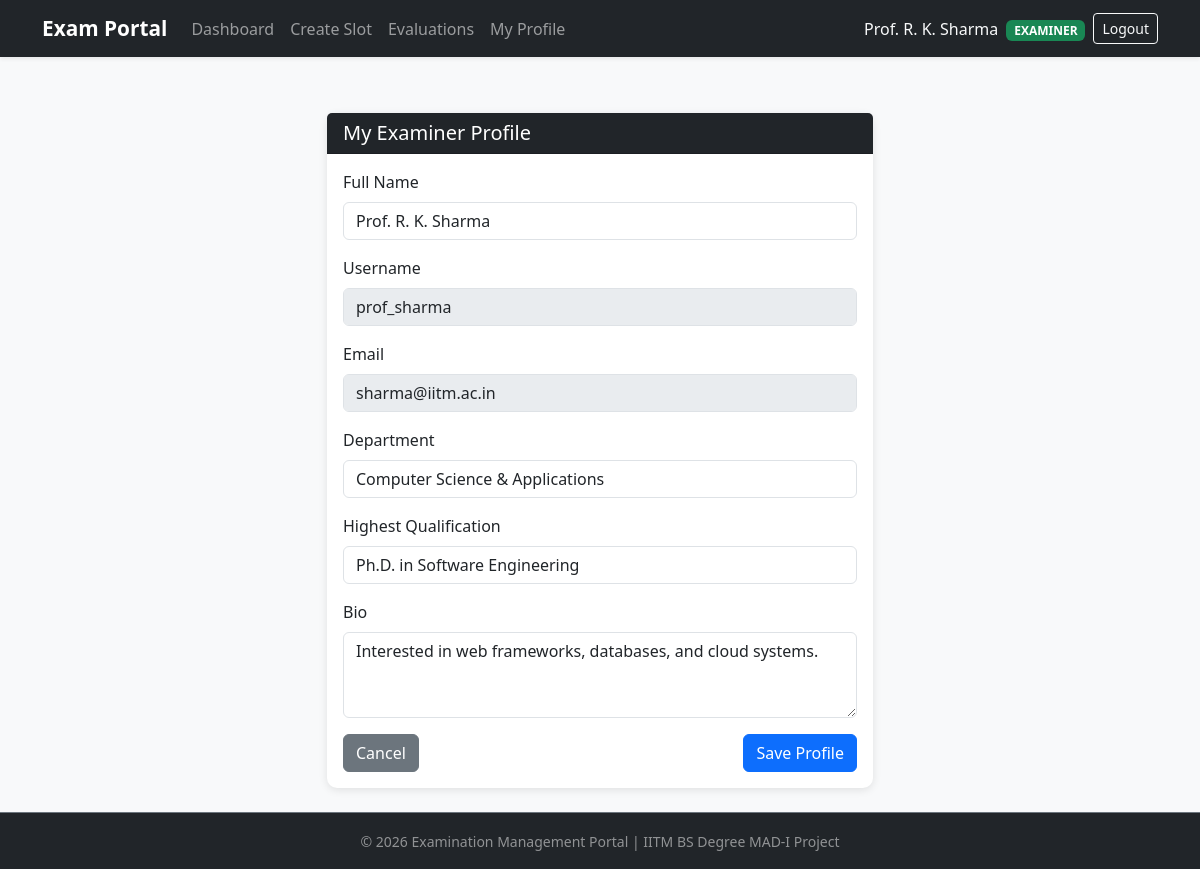
The page /examiner/profile (signed in) on the database its author committed.
### models.py (models this page shows, shortened)
class User(db.Model):
    __tablename__ = 'users'
    id = db.Column(db.Integer, primary_key=True)
    username = db.Column(db.String(50), unique=True, nullable=False)
    email = db.Column(db.String(120), unique=True, nullable=False)
    full_name = db.Column(db.String(100), nullable=False)
    password_hash = db.Column(db.String(255), nullable=False)
    role = db.Column(db.String(20), nullable=False, default='student')
    is_approved = db.Column(db.Boolean, default=False, nullable=False)
    is_active = db.Column(db.Boolean, default=True, nullable=False)
    created_at = db.Column(db.DateTime, default=datetime.utcnow)
    examiner_profile = db.relationship('ExaminerProfile', backref='user', uselist=False, cascade='all, delete-orphan')
    slots_created = db.relationship('ExaminationSlot', backref='examiner', lazy=True)
    bookings = db.relationship('Booking', backref='student', lazy=True)

class ExaminerProfile(db.Model):
    __tablename__ = 'examiner_profiles'
    id = db.Column(db.Integer, primary_key=True)
    user_id = db.Column(db.Integer, db.ForeignKey('users.id'), unique=True, nullable=False)
    department = db.Column(db.String(100), nullable=True)
    qualification = db.Column(db.String(100), nullable=True)
    bio = db.Column(db.Text, nullable=True)

### examiner.py (the view, shortened to what this page needs)
@examiner_bp.route('/profile', methods=['GET', 'POST'])
@role_required('examiner')
def profile():
    examiner_id = session['user_id']
    user = User.query.get(examiner_id)
    if not user.examiner_profile:
        new_profile = ExaminerProfile(user_id=user.id)
        db.session.add(new_profile)
        db.session.commit()
    return render_template('examiner/profile.html', user=user)

### utils.py (called while the page is built)
def role_required(*roles):
    def decorator(f):
        @wraps(f)
        def decorated(*args, **kwargs):
            if 'user_id' not in session:
                flash('Please log in to continue.', 'warning')
                return redirect(url_for('auth.login'))
            if session.get('user_role') not in roles:
                flash('You do not have permission to access that page.', 'danger')
                return redirect(url_for('auth.login'))
            return f(*args, **kwargs)
        return decorated
    return decorator

### templates/examiner/profile.html (shortened to what this page needs)
{% extends 'base.html' %}
{% block content %}
<div class="row justify-content-center">
    <div class="col-md-6">
        <div class="card mt-3">
            <div class="card-header bg-dark text-white">
                <h5 class="mb-0">My Examiner Profile</h5>
            </div>
            <div class="card-body">
                <form method="POST">
                    <div class="mb-3">
                        <label class="form-label">Full Name</label>
                        <input type="text" name="full_name" class="form-control" value="{{ user.full_name }}" required>
                    </div>
                    <div class="mb-3">
                        <label class="form-label">Username</label>
                        <input type="text" class="form-control" value="{{ user.username }}" readonly disabled>
                    </div>
                    <div class="mb-3">
                        <label class="form-label">Email</label>
                        <input type="text" class="form-control" value="{{ user.email }}" readonly disabled>
                    </div>
                    <div class="mb-3">
                        <label class="form-label">Department</label>
                        <input type="text" name="department" class="form-control" placeholder="e.g. Computer Science" value="{{ user.examiner_profile.department or '' }}">
                    </div>
                    <div class="mb-3">
                        <label class="form-label">Highest Qualification</label>
                        <input type="text" name="qualification" class="form-control" placeholder="e.g. Ph.D. in Computer Science" value="{{ user.examiner_profile.qualification or '' }}">
                    </div>
                    <div class="mb-3">
                        <label class="form-label">Bio</label>
                        <textarea name="bio" class="form-control" rows="3" placeholder="Brief professional background">{{ user.examiner_profile.bio or '' }}</textarea>
                    </div>
                    <div class="d-flex justify-content-between">
                        <a href="{{ url_for('examiner.dashboard') }}" class="btn btn-secondary">Cancel</a>
                        <button type="submit" class="btn btn-primary">Save Profile</button>
                    </div>
                </form>
            </div>
        </div>
    </div>
</div>
{% endblock %}

### templates/base.html (shortened to what this page needs)
<!DOCTYPE html>
<html lang="en">
<head>
    <link href="https://cdn.jsdelivr.net/npm/bootstrap@5.3.0/dist/css/bootstrap.min.css" rel="stylesheet">
    <link href="{{ url_for('static', filename='css/style.css') }}" rel="stylesheet">
</head>
<body class="d-flex flex-column min-vh-100 bg-light">
<nav class="navbar navbar-expand-lg navbar-dark bg-dark shadow-sm">
    <div class="container">
        <a class="navbar-brand fw-bold" href="{% if session.user_role == 'admin' %}{{ url_for('admin.dashboard') }}{% elif session.user_role == 'examiner' %}{{ url_for('examiner.dashboard') }}{% elif session.user_role == 'student' %}{{ url_for('student.dashboard') }}{% else %}{{ url_for('auth.login') }}{% endif %}">
            Exam Portal
        </a>
        <div class="collapse navbar-collapse" id="navbarNav">
            {% if session.user_id and session.user_role == 'admin' %}
            <ul class="navbar-nav me-auto mb-2 mb-lg-0">
                <li class="nav-item">
                    <a class="nav-link" href="{{ url_for('admin.dashboard') }}">Dashboard</a>
                </li>
                <li class="nav-item">
                    <a class="nav-link" href="{{ url_for('admin.manage_courses') }}">Courses</a>
                </li>
                <li class="nav-item">
                    <a class="nav-link" href="{{ url_for('admin.manage_examinations') }}">Examinations</a>
                </li>
                <li class="nav-item">
                    <a class="nav-link" href="{{ url_for('admin.manage_slots') }}">Slots</a>
                </li>
                <li class="nav-item">
                    <a class="nav-link" href="{{ url_for('admin.manage_bookings') }}">Bookings</a>
                </li>
                <li class="nav-item">
                    <a class="nav-link" href="{{ url_for('admin.manage_users') }}">Users</a>
                </li>
            </ul>
            {% elif session.user_id and session.user_role == 'examiner' %}
            <ul class="navbar-nav me-auto mb-2 mb-lg-0">
                <li class="nav-item">
                    <a class="nav-link" href="{{ url_for('examiner.dashboard') }}">Dashboard</a>
                </li>
                <li class="nav-item">
                    <a class="nav-link" href="{{ url_for('examiner.create_slot') }}">Create Slot</a>
                </li>
                <li class="nav-item">
                    <a class="nav-link" href="{{ url_for('examiner.evaluation_history') }}">Evaluations</a>
                </li>
                <li class="nav-item">
                    <a class="nav-link" href="{{ url_for('examiner.profile') }}">My Profile</a>
                </li>
            </ul>
            {% endif %}
            <ul class="navbar-nav ms-auto align-items-center">
                {% if session.user_id %}
                    <li class="nav-item me-2">
                        <span class="navbar-text text-light">
                            {{ session.user_name }}
                            <span class="badge {% if session.user_role == 'admin' %}bg-primary{% elif session.user_role == 'examiner' %}bg-success{% else %}bg-info text-dark{% endif %} text-uppercase ms-1">{{ session.user_role }}</span>
                        </span>
                    </li>
                    <li class="nav-item">
                        <a class="btn btn-outline-light btn-sm" href="{{ url_for('auth.logout') }}">Logout</a>
                    </li>
                {% endif %}
            </ul>
        </div>
    </div>
</nav>
<main class="container my-4 flex-grow-1">
    {% block content %}{% endblock %}
</main>
<footer class="bg-dark text-white text-center py-3 mt-auto border-top border-secondary">
    <div class="container">
        <small class="text-white-50">&copy; 2026 Examination Management Portal | IITM BS Degree MAD-I Project</small>
    </div>
</footer>
</body>
</html>

### static/style.css (style rules this page uses)
body { min-height: 100vh; display: flex; flex-direction: column; background-color: #f8f9fa; }
main { flex: 1; }
.card { border: none; border-radius: 10px; box-shadow: 0 2px 8px rgba(0, 0, 0, 0.1); transition: transform 0.2s ease; }
.navbar-brand { font-weight: 700; font-size: 1.3rem; }
footer { margin-top: auto; }

### rows shown on the page
User: user_name "Prof. R. K. Sharma", user_role "EXAMINER", full_name "Prof. R. K. Sharma", username "prof_sharma", email "sharma@iitm.ac.in"
ExaminerProfile: department "Computer Science & Applications", qualification "Ph.D. in Software Engineering", bio "Interested in web frameworks, databases, and cloud systems."
